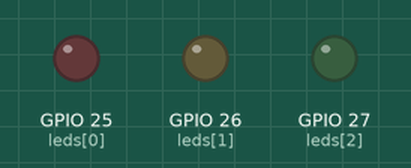
This sketch was run on a simulated ESP32. On the bench: output pins drawn as LEDs (lit = HIGH).

Above: at 0.6 s.
At 2.25 s:
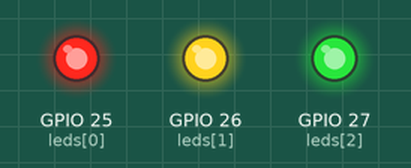
Timing chart, 0 to 3.0 s (numbered marks = the images above):
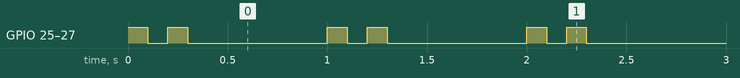

The sketch:

heartbeat.ino
```cpp
// Pattern 3: Heartbeat
// One pattern on its own, repeating forever. The full show is in led-patterns.ino.
// LED 1 = red (pin 25), LED 2 = yellow (pin 26), LED 3 = green (pin 27)

int leds[] = {25, 26, 27};

void setup() {
  for (int i = 0; i < 3; i++) {
    pinMode(leds[i], OUTPUT);
  }
}

void loop() {
  heartbeat();
}

// Turns every LED off
void allOff() {
  for (int i = 0; i < 3; i++) {
    digitalWrite(leds[i], LOW);
  }
}

// Pattern 3: Heartbeat. Two quick flashes, then a pause, 4 times
void heartbeat() {
  for (int beat = 0; beat < 4; beat++) {
    for (int flash = 0; flash < 2; flash++) {
      for (int i = 0; i < 3; i++) digitalWrite(leds[i], HIGH);
      delay(100);
      allOff();
      delay(100);
    }
    delay(600);
  }
}
```

Measured:
- by itself, GPIO 25 (leds[0]), GPIO 26 (leds[1]), GPIO 27 (leds[2]): repeats every 1.0 s: LOW 0.10 s, HIGH 0.10 s, LOW 0.70 s, HIGH 0.10 s
